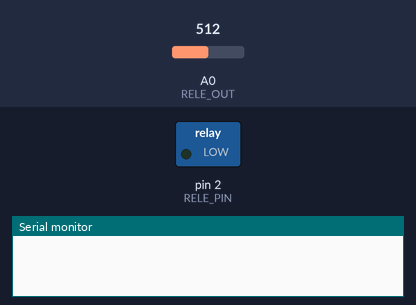
The sketch below on a simulated Arduino Uno, built with avr-gcc and run on an emulated ATmega328P. Shown: switched loads named in the sketch (green lamp = pin HIGH), the last lines printed to the serial monitor. Inputs (shaded band) come from the test bench; at power-on: A0 (RELE_OUT) = 512.

Above: at 0.1 s.
At 1.1 s:
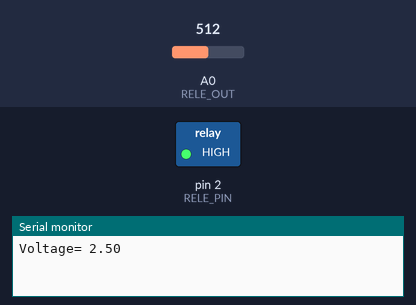
Timing chart, 0 to 2.6 s (numbered marks = the images above):
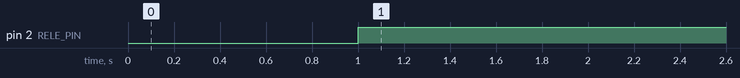

The sketch:

RELAY_CHECKER.ino
```cpp
#define RELE_PIN 2
#define RELE_OUT A0
int val;
float voltage;
void setup() {
 pinMode(RELE_PIN,OUTPUT);
 pinMode(RELE_OUT,INPUT);
Serial.begin(9600);
}

void loop() {
  val = analogRead(A0);
  voltage = val * 5.0/1023;
  delay (1000);
  Serial.print("Voltage= ");
  Serial.println(voltage);
  if(voltage<4){
  digitalWrite(RELE_PIN,HIGH);}
  else if(voltage>4)
  {digitalWrite(RELE_PIN,LOW);}
}
```

Measured:
- by itself, pin 2 (RELE_PIN): LOW → HIGH at 1.0 s
